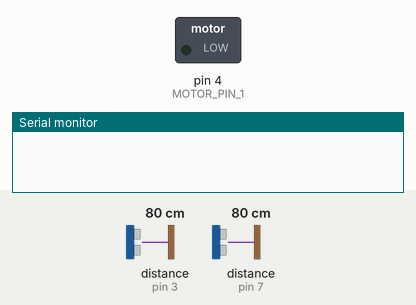
The sketch below on a simulated Arduino Uno, built with avr-gcc and run on an emulated ATmega328P. On the bench: switched loads named in the sketch (green lamp = pin HIGH), the last lines printed to the serial monitor. Wiring (inferred from the names in the program): 2 × ultrasonic range finder: trigger pin 2, echo pin 3 / trigger pin 6, echo pin 7. The inputs (shaded band) are chosen by the test bench; at power-on: distance to the obstacle (sensors on pin 3, pin 7) 80 cm. The echo pulse lasts 58.3 µs per cm; pins used as bus, display or sensor lines are not drawn.

Above: at 1.3 s.
1.4 s: distance to the obstacle (sensor on pin 3) set to 43 cm
2.9 s: distance to the obstacle (sensor on pin 3) set to 36 cm
At 4.2 s:
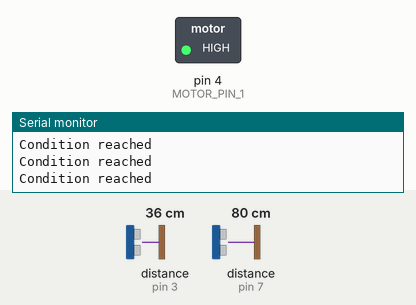
4.5 s: distance to the obstacle (sensor on pin 3) set to 60 cm
At 5.1 s:
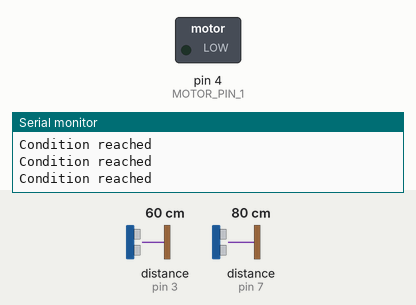
6.0 s: distance to the obstacle (sensor on pin 3) set to 2 cm
At 7.1 s:
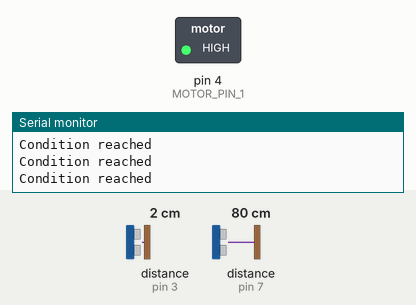
Timing chart, 0 to 9.0 s (numbered marks = the images above; inputs shaded):
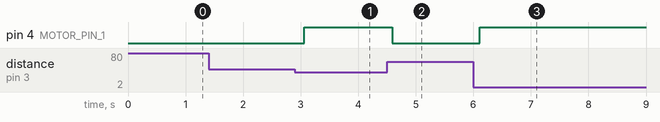

The sketch:

blindspot.ino
```cpp
// // Define pins for ultrasonic sensor 1
#define TRIGGER_PIN_1  2
#define ECHO_PIN_1     3

// // Define pins for ultrasonic sensor 2
#define TRIGGER_PIN_2  6
#define ECHO_PIN_2     7

// Define pins for the vibration motor
#define MOTOR_PIN_1    4


void setup() {
  Serial.begin(9600);

  pinMode(TRIGGER_PIN_1, OUTPUT);
  pinMode(ECHO_PIN_1, INPUT);

  pinMode(TRIGGER_PIN_2, OUTPUT);
  pinMode(ECHO_PIN_2, INPUT);
  pinMode(MOTOR_PIN_1, OUTPUT);

}

void loop() {
  long duration1, distance1;
  long duration2, distance2;


  // // Trigger the ultrasonic sensor by sending a pulse
  digitalWrite(TRIGGER_PIN_1, LOW);
  delayMicroseconds(2);
  digitalWrite(TRIGGER_PIN_1, HIGH);
  delayMicroseconds(10);
  digitalWrite(TRIGGER_PIN_1, LOW);

  // Measure the duration of the pulse
  duration1 = pulseIn(ECHO_PIN_1, HIGH);

  // Calculate the distance based on the speed of sound (in cm)
  distance1 = duration1 * 0.034 / 2;
  // Serial.println("Distance 1 =");
  // Serial.println(distance1);


  digitalWrite(TRIGGER_PIN_2, LOW);
  delayMicroseconds(2);
  digitalWrite(TRIGGER_PIN_2, HIGH);
  delayMicroseconds(10);
  digitalWrite(TRIGGER_PIN_2, LOW);

  // Measure the duration of the pulse
  duration2 = pulseIn(ECHO_PIN_2, HIGH);

  // Calculate the distance based on the speed of sound (in cm)
  distance2 = duration2 * 0.034 / 2;
  // Serial.println("Distance 2 = ");
  // Serial.println(distance2);

  if ((distance1 > 0 && distance1 < 40) || (distance2 > 0 && distance2 < 40)) {
  // If obstacle is detected within 40cm, vibrate the motor
  Serial.println("Condition reached");
  digitalWrite(MOTOR_PIN_1, HIGH);
} else {
  // If no obstacle detected or out of range, turn off the motor
  digitalWrite(MOTOR_PIN_1, LOW);
}


  delay(500); // Adjust delay as needed
}
```

Measured:
- the behaviour switches between 41 and 40 cm on distance to the obstacle (sensor on pin 3) (found by bisection; images 0 and 1)
- after the input at 1.4 s, every drawn part: stays the same
- after the input at 2.9 s, pin 4 (MOTOR_PIN_1): LOW → HIGH after 0.16 s
- after the input at 4.5 s, pin 4 (MOTOR_PIN_1): HIGH → LOW after 0.09 s
- after the input at 6.0 s, pin 4 (MOTOR_PIN_1): LOW → HIGH after 0.11 s
